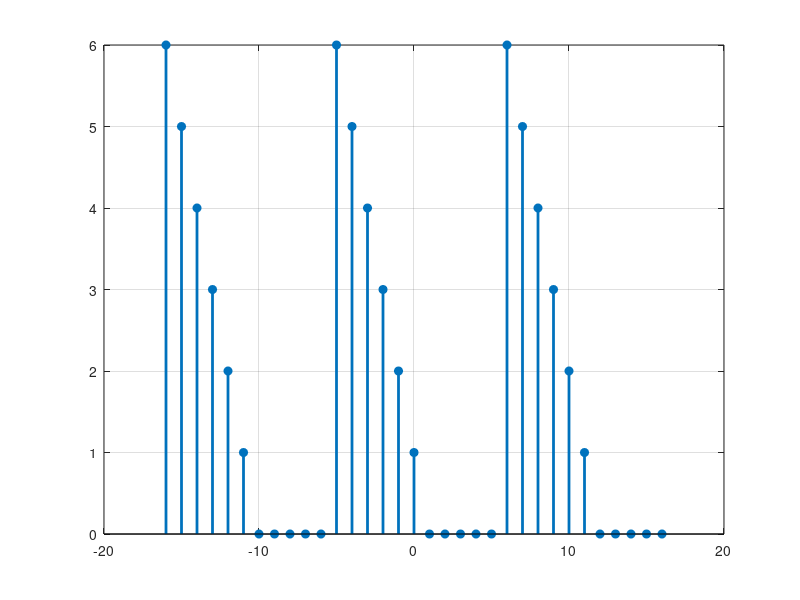

Reproduce this figure in MATLAB.
clc;
clear all;
close all;

u = @(n) n >= 0;
n = -10:10;
%stem(n,u(n),"filled");

x = @(n) n.*(u(n+5)-u(n-6));
n = -12:12;
%stem(n, x(n), "filled", "LineWidth", 2); % variar valores
%stem(n, x(n+5), "filled", "LineWidth", 2);
%stem(n, x(n-5), "filled", "LineWidth", 2);
%stem(n, x(-n+5), "filled", "LineWidth", 2);
%stem(n, x(-n-5), "filled", "LineWidth", 2);

x1 = @(n) (6-abs(n)).*(u(n+5)-u(n-6));
%stem(n, x1(n), "filled", "LineWidth", 2);

x2 = @(n) (u(n+5)-u(n-1))-1.*(u(n-1)-u(n-6));
%stem(n, x2(n), "filled", "LineWidth", 2);

n = -16:16;
%stem(n, x1(mod(n-6, 11)-5), "filled", "LineWidth", 2)
stem(n, x1(mod(n-6, 11)), "filled", "LineWidth", 2)
n = -12:12;
%stem(n, x2(2*n), "filled", "LineWidth", 2);
%stem(n, x1(1-n)+x2(n+1), "filled", "LineWidth", 2);
%stem(n, x1(n-1).*x2(n+1), "filled", "LineWidth", 2);

three = @(n) (3-abs(n-3)).*(u(n)-u(n-7))
%stem(n, three(n), "filled", "LineWidth", 2);

f_par = @(n) (three(n) + three(-n)) / 2;
%stem(n, f_par(n), "filled", "LineWidth", 2);

f_impar = @(n) (three(n) - three(-n)) / 2;
%stem(n, f_impar(n), "filled", "LineWidth", 2);

n = -18:18;
f_4 = @(n) (cos(2*pi*n/11));
%stem(n, f_4(n/2), "filled", "LineWidth", 2);
%stem(n, f_4(2*n), "filled", "LineWidth", 2);

n = -2:12;
f_5 = @(n) (cos(2*pi*n/10));
%stem(n, f_5(n), "filled", "LineWidth", 2);

y1 = @(n) ((f_5(n).*(-1).^(n)).*(u(n)-u(n-11)));
%stem(n, y1(n), "filled", "LineWidth", 2);
y2 = @(n) (cos((2*pi*n/5)+f_5(n)).*(u(n)-u(n-11)));
%stem(n, y2(n), "filled", "LineWidth", 2);
grid on;